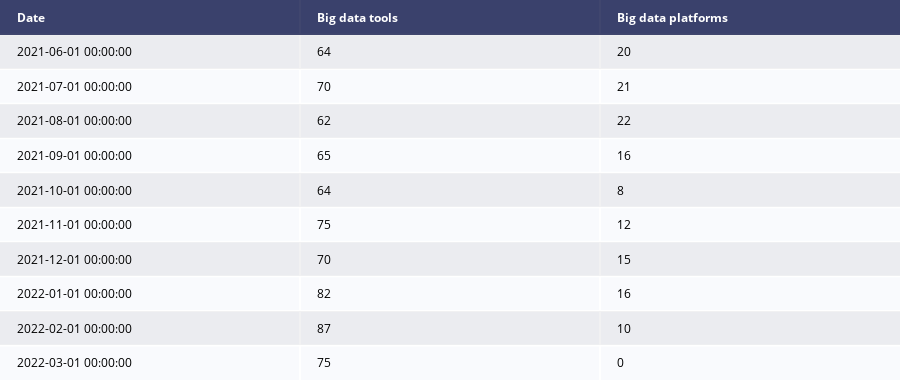

Here is the notebook cell this chart was saved with:
### Markdown cell above
Q1: Please discuss  Recent big data tools and big data platforms comparision between on-prem and cloud – use code based statistical analysis. Is there any increase wrt other? Please use advanced statistical interpretation (as code based) for your findings?

### Code cell
kw_list = set_new_query(["Big data tools", "Big data platforms"], "all")
df = table_interest_over_time(kw_list, None, True);

### Figure 1 — Plotly figure (JSON) as saved in the notebook; plotly's stock layout.template omitted (floating-point values rounded to 4 significant figures)
{"data": [{"colorscale": [[0, "#00083e"], [0.5, "#ededee"], [1, "#ffffff"]], "hoverinfo": "none", "opacity": 0.75, "showscale": false, "type": "heatmap", "z": [[0, 0, 0], [0.5, 0.5, 0.5], [1, 1, 1], [0.5, 0.5, 0.5], [1, 1, 1], [0.5, 0.5, 0.5], [1, 1, 1], [0.5, 0.5, 0.5], [1, 1, 1], [0.5, 0.5, 0.5], [1, 1, 1]]}], "layout": {"annotations": [{"align": "left", "font": {"color": "#ffffff"}, "showarrow": false, "text": "<b>Date</b>", "x": -0.45, "xanchor": "left", "xref": "x", "y": 0, "yref": "y"}, {"align": "left", "font": {"color": "#ffffff"}, "showarrow": false, "text": "<b>Big data tools</b>", "x": 0.55, "xanchor": "left", "xref": "x", "y": 0, "yref": "y"}, {"align": "left", "font": {"color": "#ffffff"}, "showarrow": false, "text": "<b>Big data platforms</b>", "x": 1.55, "xanchor": "left", "xref": "x", "y": 0, "yref": "y"}, {"align": "left", "font": {"color": "#000000"}, "showarrow": false, "text": "2021-06-01 00:00:00", "x": -0.45, "xanchor": "left", "xref": "x", "y": 1, "yref": "y"}, {"align": "left", "font": {"color": "#000000"}, "showarrow": false, "text": "64", "x": 0.55, "xanchor": "left", "xref": "x", "y": 1, "yref": "y"}, {"align": "left", "font": {"color": "#000000"}, "showarrow": false, "text": "20", "x": 1.55, "xanchor": "left", "xref": "x", "y": 1, "yref": "y"}, {"align": "left", "font": {"color": "#000000"}, "showarrow": false, "text": "2021-07-01 00:00:00", "x": -0.45, "xanchor": "left", "xref": "x", "y": 2, "yref": "y"}, {"align": "left", "font": {"color": "#000000"}, "showarrow": false, "text": "70", "x": 0.55, "xanchor": "left", "xref": "x", "y": 2, "yref": "y"}, {"align": "left", "font": {"color": "#000000"}, "showarrow": false, "text": "21", "x": 1.55, "xanchor": "left", "xref": "x", "y": 2, "yref": "y"}, {"align": "left", "font": {"color": "#000000"}, "showarrow": false, "text": "2021-08-01 00:00:00", "x": -0.45, "xanchor": "left", "xref": "x", "y": 3, "yref": "y"}, {"align": "left", "font": {"color": "#000000"}, "showarrow": false, "text": "62", "x": 0.55, "xanchor": "left", "xref": "x", "y": 3, "yref": "y"}, {"align": "left", "font": {"color": "#000000"}, "showarrow": false, "text": "22", "x": 1.55, "xanchor": "left", "xref": "x", "y": 3, "yref": "y"}, {"align": "left", "font": {"color": "#000000"}, "showarrow": false, "text": "2021-09-01 00:00:00", "x": -0.45, "xanchor": "left", "xref": "x", "y": 4, "yref": "y"}, {"align": "left", "font": {"color": "#000000"}, "showarrow": false, "text": "65", "x": 0.55, "xanchor": "left", "xref": "x", "y": 4, "yref": "y"}, {"align": "left", "font": {"color": "#000000"}, "showarrow": false, "text": "16", "x": 1.55, "xanchor": "left", "xref": "x", "y": 4, "yref": "y"}, {"align": "left", "font": {"color": "#000000"}, "showarrow": false, "text": "2021-10-01 00:00:00", "x": -0.45, "xanchor": "left", "xref": "x", "y": 5, "yref": "y"}, {"align": "left", "font": {"color": "#000000"}, "showarrow": false, "text": "64", "x": 0.55, "xanchor": "left", "xref": "x", "y": 5, "yref": "y"}, {"align": "left", "font": {"color": "#000000"}, "showarrow": false, "text": "8", "x": 1.55, "xanchor": "left", "xref": "x", "y": 5, "yref": "y"}, {"align": "left", "font": {"color": "#000000"}, "showarrow": false, "text": "2021-11-01 00:00:00", "x": -0.45, "xanchor": "left", "xref": "x", "y": 6, "yref": "y"}, {"align": "left", "font": {"color": "#000000"}, "showarrow": false, "text": "75", "x": 0.55, "xanchor": "left", "xref": "x", "y": 6, "yref": "y"}, {"align": "left", "font": {"color": "#000000"}, "showarrow": false, "text": "12", "x": 1.55, "xanchor": "left", "xref": "x", "y": 6, "yref": "y"}, {"align": "left", "font": {"color": "#000000"}, "showarrow": false, "text": "2021-12-01 00:00:00", "x": -0.45, "xanchor": "left", "xref": "x", "y": 7, "yref": "y"}, {"align": "left", "font": {"color": "#000000"}, "showarrow": false, "text": "70", "x": 0.55, "xanchor": "left", "xref": "x", "y": 7, "yref": "y"}, {"align": "left", "font": {"color": "#000000"}, "showarrow": false, "text": "15", "x": 1.55, "xanchor": "left", "xref": "x", "y": 7, "yref": "y"}, {"align": "left", "font": {"color": "#000000"}, "showarrow": false, "text": "2022-01-01 00:00:00", "x": -0.45, "xanchor": "left", "xref": "x", "y": 8, "yref": "y"}, {"align": "left", "font": {"color": "#000000"}, "showarrow": false, "text": "82", "x": 0.55, "xanchor": "left", "xref": "x", "y": 8, "yref": "y"}, {"align": "left", "font": {"color": "#000000"}, "showarrow": false, "text": "16", "x": 1.55, "xanchor": "left", "xref": "x", "y": 8, "yref": "y"}, {"align": "left", "font": {"color": "#000000"}, "showarrow": false, "text": "2022-02-01 00:00:00", "x": -0.45, "xanchor": "left", "xref": "x", "y": 9, "yref": "y"}, {"align": "left", "font": {"color": "#000000"}, "showarrow": false, "text": "87", "x": 0.55, "xanchor": "left", "xref": "x", "y": 9, "yref": "y"}, {"align": "left", "font": {"color": "#000000"}, "showarrow": false, "text": "10", "x": 1.55, "xanchor": "left", "xref": "x", "y": 9, "yref": "y"}, {"align": "left", "font": {"color": "#000000"}, "showarrow": false, "text": "2022-03-01 00:00:00", "x": -0.45, "xanchor": "left", "xref": "x", "y": 10, "yref": "y"}, {"align": "left", "font": {"color": "#000000"}, "showarrow": false, "text": "75", "x": 0.55, "xanchor": "left", "xref": "x", "y": 10, "yref": "y"}, {"align": "left", "font": {"color": "#000000"}, "showarrow": false, "text": "0", "x": 1.55, "xanchor": "left", "xref": "x", "y": 10, "yref": "y"}], "height": 380, "margin": {"b": 0, "l": 0, "r": 0, "t": 0}, "xaxis": {"dtick": 1, "gridwidth": 2, "showticklabels": false, "tick0": -0.5, "ticks": "", "zeroline": false}, "yaxis": {"autorange": "reversed", "dtick": 1, "gridwidth": 2, "showticklabels": false, "tick0": 0.5, "ticks": "", "zeroline": false}}}
